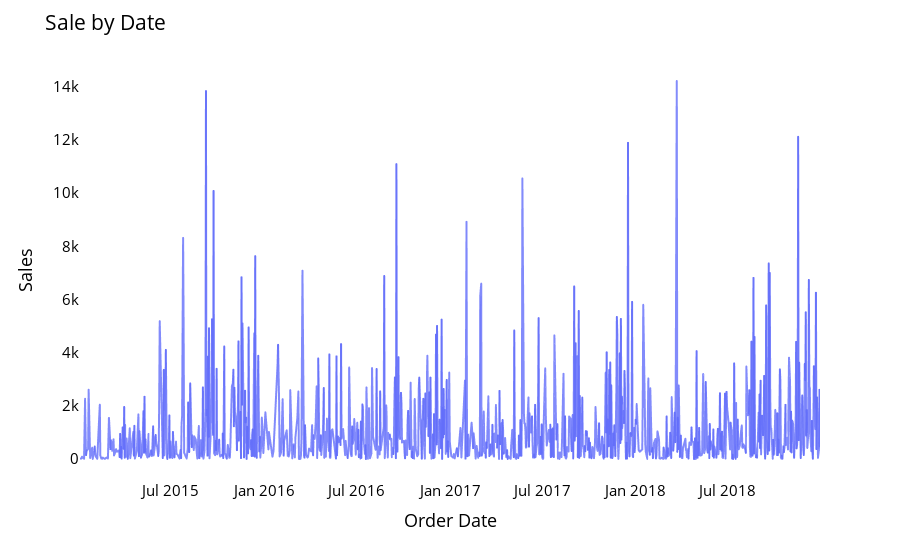

This figure's notebook cell:
### Code cell
# Visualize Consumer Profit by Date

fig = px.line(group_date, x = 'Order Date', y = 'Sales')
fig.update_traces(marker_line_width= 2, opacity = 0.8)
fig.update_layout(title_text = "Sale by Date", plot_bgcolor = 'white', font_size = 15, font_color = 'black')
fig.show()

### Figure 1 — Plotly figure (JSON) as saved in the notebook; plotly's stock layout.template omitted (floating-point values rounded to 4 significant figures; data arrays with more than 128 entries replaced by an {"elided": "..."} marker saying what was removed)
{"data": [{"hovertemplate": "Order Date=%{x}<br>Sales=%{y}<extra></extra>", "legendgroup": "", "line": {"color": "#636efa", "dash": "solid"}, "marker": {"line": {"width": 2}, "symbol": "circle"}, "mode": "lines", "name": "", "opacity": 0.8, "showlegend": false, "type": "scattergl", "x": {"elided": "1036 str values"}, "xaxis": "x", "y": {"elided": "1036 float values"}, "yaxis": "y"}], "layout": {"font": {"color": "black", "size": 15}, "legend": {"tracegroupgap": 0}, "margin": {"t": 60}, "plot_bgcolor": "white", "title": {"text": "Sale by Date"}, "xaxis": {"anchor": "y", "domain": [0, 1], "title": {"text": "Order Date"}}, "yaxis": {"anchor": "x", "domain": [0, 1], "title": {"text": "Sales"}}}}
